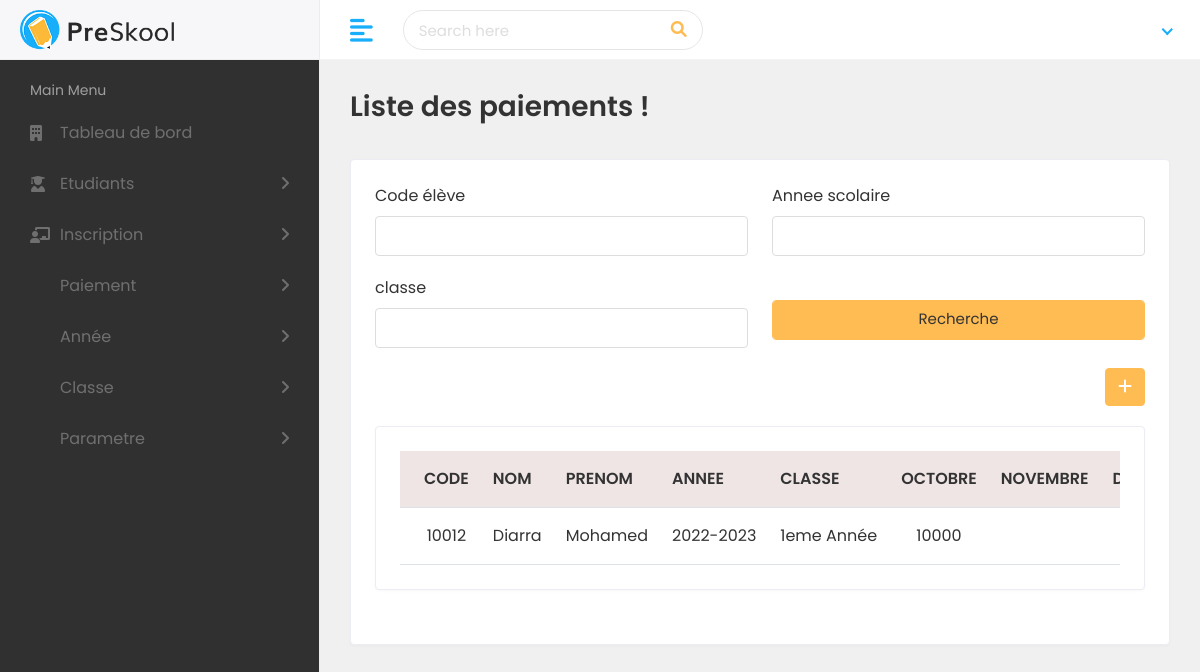
/pages/listepaiement.php (signed in), run on the app's committed database.
### tables this page shows
CREATE TABLE `paiement` (
  `id_paiement` int(11) NOT NULL,
  `octobre` varchar(45) DEFAULT '0',
  `novembre` varchar(45) DEFAULT '0',
  `decembre` varchar(45) DEFAULT '0',
  `janvier` varchar(45) DEFAULT '0',
  `fevrier` varchar(45) DEFAULT '0',
  `mars` varchar(45) DEFAULT '0',
  `avril` varchar(45) DEFAULT '0',
  `mai` varchar(45) DEFAULT '0',
  `juin` varchar(45) DEFAULT '0',
  `juillet` varchar(45) DEFAULT '0',
  `coperative_cgs` int(11) DEFAULT 0,
  `id_inscription` int(11) NOT NULL,
  `id_eleve` int(10) UNSIGNED NOT NULL,
  `date_enregister` datetime NOT NULL DEFAULT current_timestamp(),
  `id_user` int(11) NOT NULL
);

CREATE TABLE `eleve` (
  `id_eleve` int(10) UNSIGNED NOT NULL,
  `nom` varchar(45) DEFAULT NULL,
  `prenom` varchar(45) DEFAULT NULL,
  `telephone` varchar(45) DEFAULT NULL,
  `adresse` varchar(100) NOT NULL,
  `np_mere` varchar(45) DEFAULT NULL,
  `np_pere` varchar(45) DEFAULT NULL,
  `tel_parent` varchar(45) NOT NULL,
  `lieuxtravailPere` varchar(45) DEFAULT NULL,
  `lieuxtravailMere` varchar(45) DEFAULT NULL,
  `date_nais` date NOT NULL,
  `sex` varchar(45) DEFAULT NULL,
  `date_enregister` datetime NOT NULL DEFAULT current_timestamp(),
  `id_user` int(11) NOT NULL
);

CREATE TABLE `annee_scolaire` (
  `id_annee_scolaire` int(11) NOT NULL,
  `nom_annee` varchar(45) DEFAULT NULL,
  `description` varchar(45) DEFAULT NULL
);

CREATE TABLE `classe` (
  `id_classe` int(11) NOT NULL,
  `nomClasse` varchar(50) NOT NULL,
  `description` varchar(255) NOT NULL,
  `nbre_par_classe` int(11) NOT NULL,
  `montant_annuelle` int(11) NOT NULL
);

### pages/listepaiement.php (the view, shortened to what this page needs)
<?php
require '../includes/head.php';
require_once("../codePHP/connexion.php");
if (isset($_POST['recherche']))
{
   $id_eleve = $_POST['id_eleve'];
   $nomClasse = $_POST['nomClasse'];
   $nom_annee = $_POST['nom_annee'];
$liste = $pdo->prepare("
SELECT
id_paiement,
octobre,
novembre,
decembre,
janvier,
fevrier,
mars,
avril,
mai,
juin,
juillet,
coperative_cgs,
inscription.id_inscription,
inscription.frais_inscription,
eleve.id_eleve,
eleve.nom,
eleve.prenom,
classe.id_classe,
classe.nomClasse,
annee_scolaire.id_annee_scolaire,
annee_scolaire.nom_annee
FROM paiement
INNER JOIN inscription ON inscription.id_inscription = paiement.id_inscription
INNER JOIN eleve ON eleve.id_eleve = paiement.id_eleve
INNER JOIN classe ON classe.id_classe = inscription.id_classe
INNER JOIN annee_scolaire ON annee_scolaire.id_annee_scolaire = inscription.id_annee_scolaire
WHERE eleve.id_eleve = ? OR annee_scolaire.nom_annee=? OR classe.nomClasse=?
   ");
$liste->execute(array($id_eleve,$nom_annee,$nomClasse));
}else{
$liste = $pdo->prepare("
SELECT
id_paiement,
octobre,
novembre,
decembre,
janvier,
fevrier,
mars,
avril,
mai,
juin,
juillet,
coperative_cgs,
inscription.id_inscription,
inscription.frais_inscription,
eleve.id_eleve,
eleve.nom,
eleve.prenom,
classe.id_classe,
classe.nomClasse,
annee_scolaire.id_annee_scolaire,
annee_scolaire.nom_annee
FROM paiement
INNER JOIN inscription ON inscription.id_inscription = paiement.id_inscription
INNER JOIN eleve ON eleve.id_eleve = paiement.id_eleve
INNER JOIN classe ON classe.id_classe = inscription.id_classe
INNER JOIN annee_scolaire ON annee_scolaire.id_annee_scolaire = inscription.id_annee_scolaire
   ");
$liste->execute();
}
?>
<div class="header">
<div class="header-left">
<a href="index.html" class="logo">
<img src="../assets/img/logo.png" alt="Logo">
</a>
</div>
<a href="javascript:void(0);" id="toggle_btn">
<i class="fas fa-align-left"></i>
</a>
<div class="top-nav-search">
<form>
<input type="text" class="form-control" placeholder="Search here">
<button class="btn" type="submit"><i class="fas fa-search"></i></button>
</form>
</div>
<?php  require '../includes/sous.php'; ?>
</div>
<?php  require '../includes/nav.php'; ?>
<div class="page-wrapper">
<div class="content container-fluid">
<div class="page-header">
<div class="row align-items-center">
<div class="col">
<h3 class="page-title"> Liste des paiements !</h3>
</div>
</div>
</div>
<div class="row">
<div class="col-sm-12">
<div class="card">
<div class="card-body">
<form method="POST">
<div class="row">
<div class="col-12 col-sm-6">
<div class="form-group">
<label>Code élève</label>
<input type="number"  name="id_eleve" class="form-control">
</div>
</div>
<div class="col-12 col-sm-6">
<div class="form-group">
<label>Annee scolaire</label>
   <input type="text"   name="nom_annee" class="form-control">
</div>
</div>
<div class="col-12 col-sm-6">
<div class="form-group">
<label>classe</label>
<input type="text" name="nomClasse" class="form-control">
</div>
</div>
<div class="col-12 col-sm-6">
<div class="form-group">
<input class="form-control btn btn-primary" name="recherche" type="submit" value="Recherche">
</div>
</div>
<div class="col-auto text-end float-end ms-auto">
<a href="paiement.php" class="btn btn-primary"><i class="fas fa-plus"></i></a>
</div>
</div>
<div class="col-sm-12" style="margin-top:20px;">
<div class="card card-table" >
<div class="card-body">
<div class="table-responsive">
<table class="datatable table table-stripped">
<thead  style="background-color:rgba(110, 0, 0,.1);">
<tr>
<th>CODE</th>
<th>NOM</th>
<th>PRENOM</th>
<th>ANNEE</th>
<th>CLASSE</th>
<th>OCTOBRE</th>
<th>NOVEMBRE</th>
<th>DECEMBRE</th>
</tr>
</thead>
<tbody align="center">
<?php foreach($liste as $resultat){ ?>
<tr>
<td> <?php echo $resultat['id_eleve']; ?> </td>
<td> <?php echo $resultat['nom']; ?> </td>
<td> <?php echo $resultat['prenom']; ?> </td>
<td> <?php echo $resultat['nom_annee']; ?> </td>
<td> <?php echo $resultat['nomClasse']; ?> </td>
<td> <?php echo $resultat['octobre']; ?> </td>
<td> <?php echo $resultat['novembre']; ?> </td>
<td> <?php echo $resultat['decembre']; ?> </td>
</tr>
<?php } ?>
</tbody>
</table>
</div>
</div>
</div>
</div>
</form>
</div>
</div>
</div>
</div>
</div>
</div>
</div>
</body>
</html>

### assets/css/style.css (style rules this page uses)
html { height: 100%; }
body { background-color: #fff; color: #333; font-family: 'Poppins', sans-serif; font-size: 1rem; height: 100%; line-height: 1.5; overflow-x: hidden; }
h1, h2, h3, h4, h5, h6 { font-family: 'Poppins', sans-serif; margin-top: 0; }
.form-control { border: 1px solid #ddd; box-shadow: none; color: #333; font-size: 15px; height: 40px; }
a { color: #009ce7; text-decoration: none; }
input, button, a { transition: all 0.4s ease; -moz-transition: all 0.4s ease; -o-transition: all 0.4s ease; -ms-transition: all 0.4s ease; -webkit-transition: all 0.4s ease; }
input, input:focus, button, button:focus { outline: none; }
input[type=text], input[type=password] { -webkit-appearance: none; -moz-appearance: none; appearance: none; }
.form-group { margin-bottom: 1.25rem; }
label { display: inline-block; margin-bottom: 0.5rem; }
.table { color: #333; max-width: 100%; margin-bottom: 0; width: 100%; }
.table>:not(:first-child) { border-top: transparent; }
.table>:not(caption)>*>* { box-shadow: unset; padding: 0.75rem; }
.table thead th { vertical-align: bottom; border-bottom: 1px solid #dee2e6; }
.table thead tr th { font-weight: 600; }
.table tbody tr { border-bottom: 1px solid #dee2e6; }
.card-table .card-body .table > thead > tr > th { border-top: 0; }
.card-table .card-body .table tr td:first-child, .card-table .card-body .table tr th:first-child { padding-left: 1.5rem; }
.card-table .table td, .card-table .table th { border-top: 1px solid #e2e5e8; padding: 1rem 0.75rem; white-space: nowrap; }
.btn-primary { background-color: #FFBC53; border: 1px solid #FFBC53; }
.card { border: 1px solid #ececf5; box-shadow: 0 1px 3px 0 rgba(0, 0, 0, 0.03); margin-bottom: 1.875rem; }
.card-body { padding: 1.5rem; }
.header { background-color: #fff; border-bottom: 1px solid #f3f3f4; left: 0; position: fixed; right: 0; top: 0; z-index: 1001; height: 60px; }
.header .header-left { float: left; height: 60px; padding: 0 20px; position: relative; width: 320px; z-index: 1; transition: all 0.2s ease-in-out; background-color: #f7f7fa; border-bottom: 1px solid #efefef; border-right: 1px solid #ececf5; display: flex; align-items: center; }
.header .header-left .logo { display: inline-block; line-height: 60px; }
.header .header-left .logo img { max-height: 40px; width: auto; }
.top-nav-search { float: left; margin-left: 15px; }
.top-nav-search form { margin-top: 10px; position: relative; width: 300px; }
.top-nav-search .form-control { background-color: transparent; border-color: rgba(0, 0, 0, 0.1); border-radius: 50px; color: #6c757d; height: 40px; padding: 10px 50px 10px 15px; }
.top-nav-search .btn { background-color: transparent; border-color: transparent; color: #ffbc53; min-height: 40px; padding: 7px 15px; position: absolute; right: 0; top: 0; }
.top-nav-search .form-control::placeholder { color: #ddd; }
.page-wrapper { margin-left: 320px; padding-top: 60px; position: relative; transition: all 0.4s ease; }
.page-wrapper > .content { padding: 1.875rem 1.875rem 0; }
.page-header { margin-bottom: 1.875rem; }
.page-title { font-size: 28px; font-weight: 600; color: #333; margin-bottom: 5px; }
@media (min-width: 992px) { #toggle_btn { align-items: center; color: #18aefa; display: inline-flex; float: left; font-size: 26px; height: 60px; justify-content: center; margin-left: 15px; padding: 0 15px; } }

### includes/nav.php (style rules this page uses)
a { color: red; }

### data on the page
paiement: eleve.id_eleve "10012", eleve.nom "Diarra", eleve.prenom "Mohamed", annee_scolaire.nom_annee "2022-2023", classe.nomClasse "1eme Année", octobre "10000"
